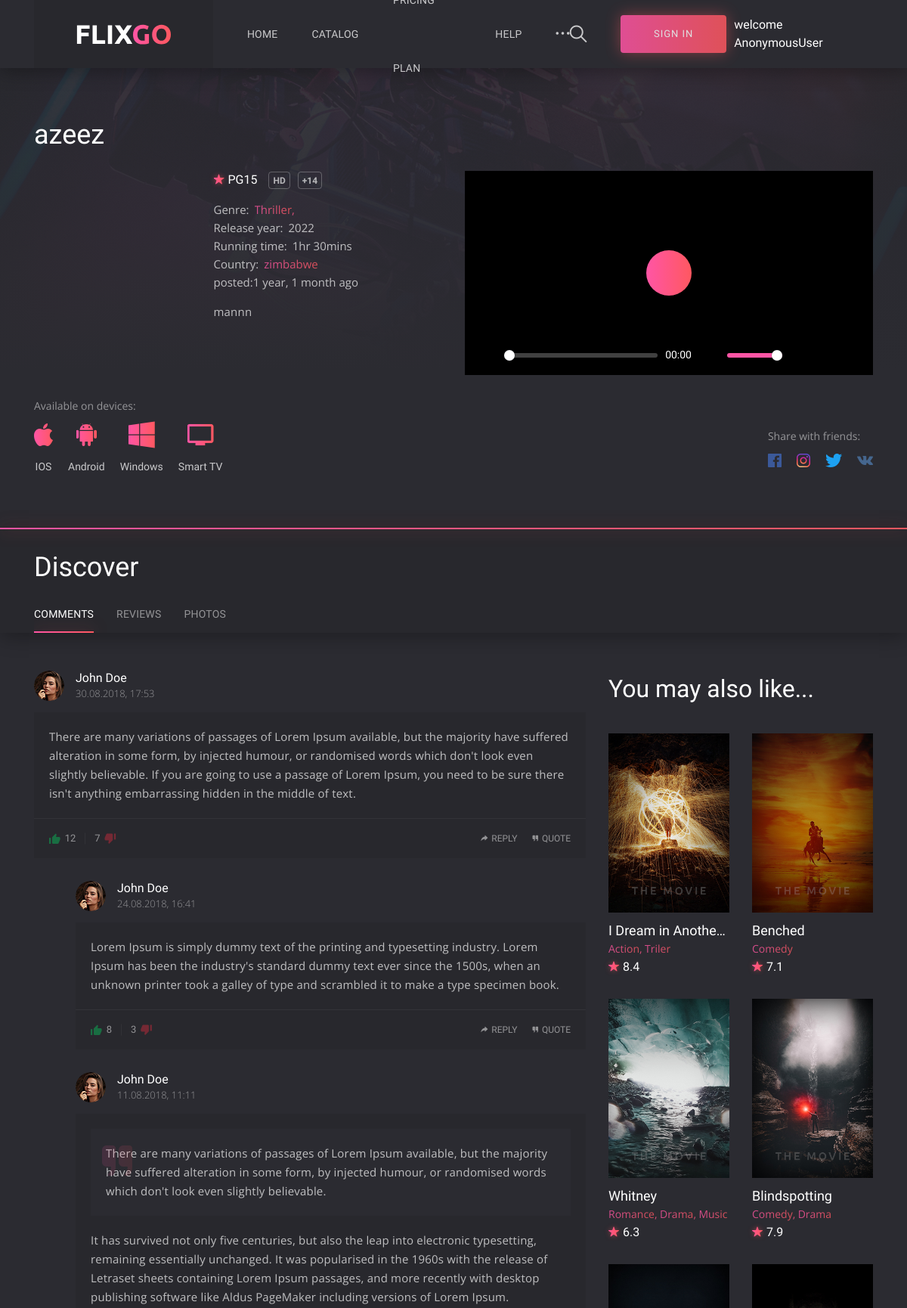
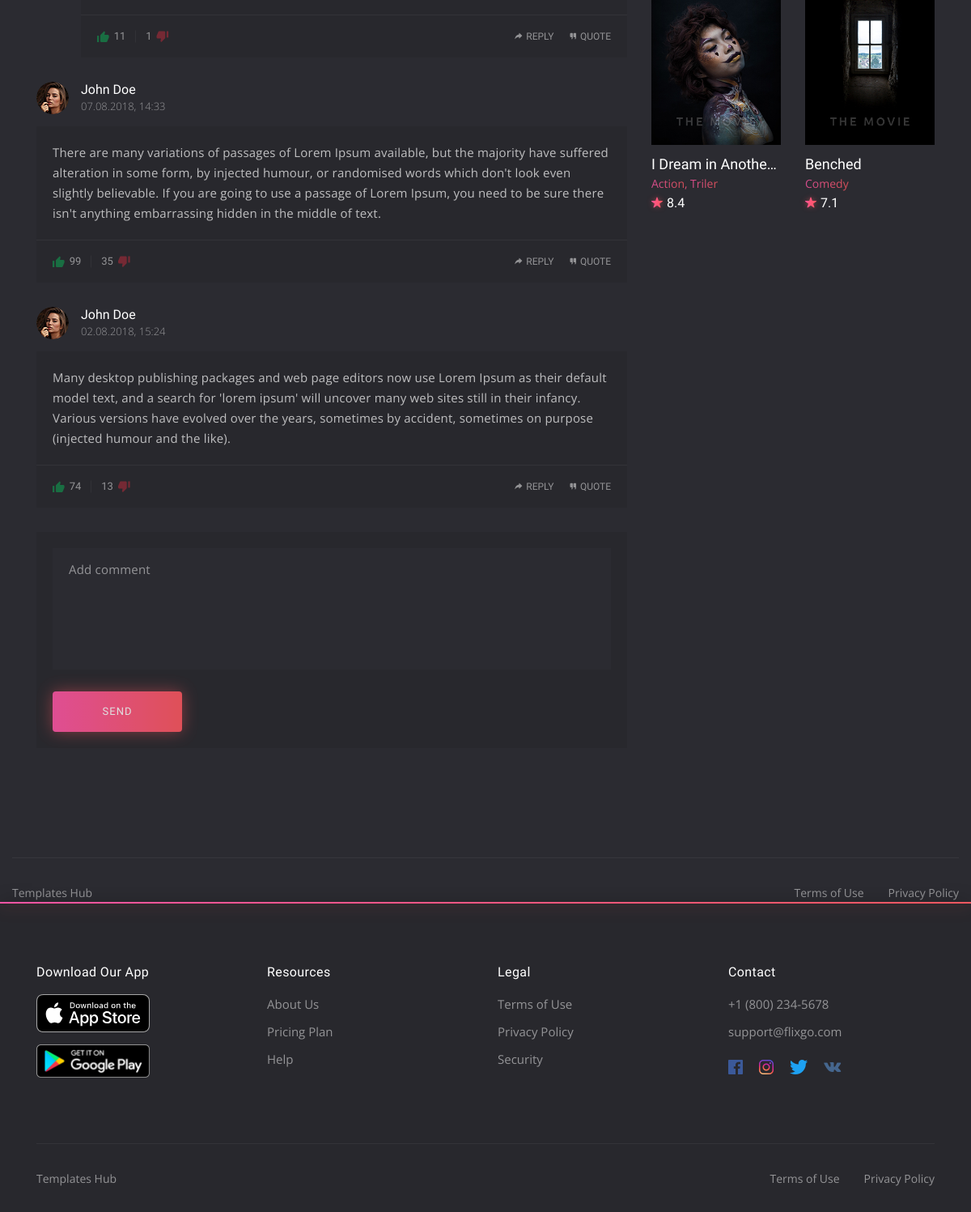
Screenshot of /pages/details1/13/ with the database file from the repository (2 pictures, top to bottom).
### pages/models.py (models this page shows, shortened)
class Film(models.Model):
    category = models.ForeignKey(Categorie, on_delete=models.CASCADE)
    name = models.CharField(max_length=20)
    tags = models.CharField(choices=movies_choices, max_length=20)
    R_rating = models.CharField(max_length=20)
    Description = models.TextField()
    image_url = models.ImageField(null=True, blank=True)
    is_series = models.BooleanField(default=True)
    movie_rating = models.CharField(max_length=30, null=True)
    running_time = models.CharField(max_length=30, null=True)
    release_year = models.CharField(max_length=30, null=True)
    country = models.CharField(max_length=30, null=True)
    date_created = models.DateTimeField(auto_now_add=True, null=True)

### pages/views.py (the view)
# urls.py: path('details1/<id>/',details1,name='details1'),
def details1(request, id):
    film = Film.objects.get(id=id)
    return render(request, "pages/details1.html", {"film": film})

### pages/templates/pages/details1.html (shortened to what this page needs)
{% extends 'pages/base.html' %}
{% block content %}
{% load static %}
{% load humanize %}
	<section class="section details">
		<div class="details__bg" data-bg="{% static 'pages/img/home/home__bg.jpg' %}"></div>
		<div class="container">
			<div class="row">
				<div class="col-12">
					<h1 class="details__title">{{film.name}}</h1>
				</div>
				<div class="col-12 col-xl-6">
					<div class="card card--details">
						<div class="row">
							<div class="col-12 col-sm-4 col-md-4 col-lg-3 col-xl-5">
								<div class="card__cover">
								</div>
							</div>
							<div class="col-12 col-sm-8 col-md-8 col-lg-9 col-xl-7">
								<div class="card__content">
									<div class="card__wrap">
										<span class="card__rate"><i class="icon ion-ios-star"></i>{{film.R_rating}}</span>
										<ul class="card__list">
											<li>HD</li>
											<li>{{film.movie_rating}}</li>
										</ul>
									</div>
									<ul class="card__meta">
										<li><span>Genre:</span><a href="#">{{film.tags}}</a>
										<a href="#"></a></li>
										<li><span>Release year:</span>{{film.release_year}}</li>
										<li><span>Running time:</span>{{film.running_time}}</li>
										<li><span>Country:</span> <a href="#">{{film.country}}</a> </li>
											<li>posted:{{film.date_created|naturaltime}}</li>
									</ul>
									<div class="card__description card__description--details">
										{{film.Description}}
									</div>
								</div>
							</div>
						</div>
					</div>
				</div>
				<div class="col-12 col-xl-6">
					<video controls crossorigin playsinline poster="../../../cdn.plyr.io/static/demo/View_From_A_Blue_Moon_Trailer-HD.jpg' %}" id="player">
						<source src="https://cdn.plyr.io/static/demo/View_From_A_Blue_Moon_Trailer-576p.mp4" type="video/mp4" size="576">
						<source src="https://cdn.plyr.io/static/demo/View_From_A_Blue_Moon_Trailer-720p.mp4" type="video/mp4" size="720">
						<source src="https://cdn.plyr.io/static/demo/View_From_A_Blue_Moon_Trailer-1080p.mp4" type="video/mp4" size="1080">
						<source src="https://cdn.plyr.io/static/demo/View_From_A_Blue_Moon_Trailer-1440p.mp4" type="video/mp4" size="1440">
					</video>
				</div>
				<div class="col-12">
					<div class="details__wrap">
						<div class="details__devices">
							<span class="details__devices-title">Available on devices:</span>
							<ul class="details__devices-list">
								<li><i class="icon ion-logo-apple"></i><span>IOS</span></li>
								<li><i class="icon ion-logo-android"></i><span>Android</span></li>
								<li><i class="icon ion-logo-windows"></i><span>Windows</span></li>
								<li><i class="icon ion-md-tv"></i><span>Smart TV</span></li>
							</ul>
						</div>
						<div class="details__share">
							<span class="details__share-title">Share with friends:</span>
							<ul class="details__share-list">
								<li class="facebook"><a href="#"><i class="icon ion-logo-facebook"></i></a></li>
								<li class="instagram"><a href="#"><i class="icon ion-logo-instagram"></i></a></li>
								<li class="twitter"><a href="#"><i class="icon ion-logo-twitter"></i></a></li>
								<li class="vk"><a href="#"><i class="icon ion-logo-vk"></i></a></li>
							</ul>
						</div>
					</div>
				</div>
			</div>
		</div>
	</section>
	<section class="content">
		<div class="content__head">
			<div class="container">
				<div class="row">
					<div class="col-12">
						<h2 class="content__title">Discover</h2>
						<ul class="nav nav-tabs content__tabs" id="content__tabs" role="tablist">
							<li class="nav-item">
								<a class="nav-link active" data-toggle="tab" href="#tab-1" role="tab" aria-controls="tab-1" aria-selected="true">Comments</a>
							</li>
							<li class="nav-item">
								<a class="nav-link" data-toggle="tab" href="#tab-2" role="tab" aria-controls="tab-2" aria-selected="false">Reviews</a>
							</li>
							<li class="nav-item">
								<a class="nav-link" data-toggle="tab" href="#tab-3" role="tab" aria-controls="tab-3" aria-selected="false">Photos</a>
							</li>
						</ul>
					</div>
				</div>
			</div>
		</div>
		<div class="container">
			<div class="row">
				<div class="col-12 col-lg-8 col-xl-8">
					<div class="tab-content" id="myTabContent">
						<div class="tab-pane fade show active" id="tab-1" role="tabpanel" aria-labelledby="1-tab">
							<div class="row">
								<div class="col-12">
									<div class="comments">
										<ul class="comments__list">
											<li class="comments__item">
												<div class="comments__autor">
													<img class="comments__avatar" src="{% static 'pages/img/user.png' %}" alt="">
													<span class="comments__name">John Doe</span>
													<span class="comments__time">30.08.2018, 17:53</span>
												</div>
												<p class="comments__text">There are many variations of passages of Lorem Ipsum available, but the majority have suffered alteration in some form, by injected humour, or randomised words which don't look even slightly believable. If you are going to use a passage of Lorem Ipsum, you need to be sure there isn't anything embarrassing hidden in the middle of text.</p>
												<div class="comments__actions">
													<div class="comments__rate">
														<button type="button"><i class="icon ion-md-thumbs-up"></i>12</button>
														<button type="button">7<i class="icon ion-md-thumbs-down"></i></button>
													</div>
													<button type="button"><i class="icon ion-ios-share-alt"></i>Reply</button>
													<button type="button"><i class="icon ion-ios-quote"></i>Quote</button>
												</div>
											</li>
											<li class="comments__item comments__item--answer">
												<div class="comments__autor">
													<img class="comments__avatar" src="{% static 'pages/img/user.png' %}" alt="">
													<span class="comments__name">John Doe</span>
													<span class="comments__time">24.08.2018, 16:41</span>
												</div>
												<p class="comments__text">Lorem Ipsum is simply dummy text of the printing and typesetting industry. Lorem Ipsum has been the industry's standard dummy text ever since the 1500s, when an unknown printer took a galley of type and scrambled it to make a type specimen book.</p>
												<div class="comments__actions">
													<div class="comments__rate">
														<button type="button"><i class="icon ion-md-thumbs-up"></i>8</button>
														<button type="button">3<i class="icon ion-md-thumbs-down"></i></button>
													</div>
													<button type="button"><i class="icon ion-ios-share-alt"></i>Reply</button>
													<button type="button"><i class="icon ion-ios-quote"></i>Quote</button>
												</div>
											</li>
											<li class="comments__item comments__item--quote">
												<div class="comments__autor">
													<img class="comments__avatar" src="{% static 'pages/img/user.png' %}" alt="">
													<span class="comments__name">John Doe</span>
													<span class="comments__time">11.08.2018, 11:11</span>
												</div>
												<p class="comments__text"><span>There are many variations of passages of Lorem Ipsum available, but the majority have suffered alteration in some form, by injected humour, or randomised words which don't look even slightly believable.</span>It has survived not only five centuries, but also the leap into electronic typesetting, remaining essentially unchanged. It was popularised in the 1960s with the release of Letraset sheets containing Lorem Ipsum passages, and more recently with desktop publishing software like Aldus PageMaker including versions of Lorem Ipsum.</p>
												<div class="comments__actions">
													<div class="comments__rate">
														<button type="button"><i class="icon ion-md-thumbs-up"></i>11</button>
														<button type="button">1<i class="icon ion-md-thumbs-down"></i></button>
													</div>
													<button type="button"><i class="icon ion-ios-share-alt"></i>Reply</button>
													<button type="button"><i class="icon ion-ios-quote"></i>Quote</button>
												</div>
											</li>
											<li class="comments__item">
												<div class="comments__autor">
													<img class="comments__avatar" src="{% static 'pages/img/user.png' %}" alt="">
													<span class="comments__name">John Doe</span>
													<span class="comments__time">07.08.2018, 14:33</span>
												</div>
												<p class="comments__text">There are many variations of passages of Lorem Ipsum available, but the majority have suffered alteration in some form, by injected humour, or randomised words which don't look even slightly believable. If you are going to use a passage of Lorem Ipsum, you need to be sure there isn't anything embarrassing hidden in the middle of text.</p>
												<div class="comments__actions">
													<div class="comments__rate">
														<button type="button"><i class="icon ion-md-thumbs-up"></i>99</button>
														<button type="button">35<i class="icon ion-md-thumbs-down"></i></button>
													</div>
													<button type="button"><i class="icon ion-ios-share-alt"></i>Reply</button>
													<button type="button"><i class="icon ion-ios-quote"></i>Quote</button>
												</div>
											</li>
											<li class="comments__item">
												<div class="comments__autor">
													<img class="comments__avatar" src="{% static 'pages/img/user.png' %}" alt="">
													<span class="comments__name">John Doe</span>
													<span class="comments__time">02.08.2018, 15:24</span>
												</div>
												<p class="comments__text">Many desktop publishing packages and web page editors now use Lorem Ipsum as their default model text, and a search for 'lorem ipsum' will uncover many web sites still in their infancy. Various versions have evolved over the years, sometimes by accident, sometimes on purpose (injected humour and the like).</p>
												<div class="comments__actions">
													<div class="comments__rate">
														<button type="button"><i class="icon ion-md-thumbs-up"></i>74</button>
														<button type="button">13<i class="icon ion-md-thumbs-down"></i></button>
													</div>
													<button type="button"><i class="icon ion-ios-share-alt"></i>Reply</button>
													<button type="button"><i class="icon ion-ios-quote"></i>Quote</button>
												</div>
											</li>
										</ul>
										<form action="#" class="form">
											<textarea id="text" name="text" class="form__textarea" placeholder="Add comment"></textarea>
											<button type="button" class="form__btn">Send</button>
										</form>
									</div>
								</div>
							</div>
						</div>
					</div>
				</div>
				<div class="col-12 col-lg-4 col-xl-4">
					<div class="row">
						<div class="col-12">
							<h2 class="section__title section__title--sidebar">You may also like...</h2>
						</div>
						<div class="col-6 col-sm-4 col-lg-6">
							<div class="card">
								<div class="card__cover">
									<img src="{% static 'pages/img/covers/cover.jpg' %}" alt="">
								</div>
								<div class="card__content">
									<h3 class="card__title"><a href="#">I Dream in Another Language</a></h3>
									<span class="card__category">
										<a href="#">Action</a>
										<a href="#">Triler</a>
									</span>
									<span class="card__rate"><i class="icon ion-ios-star"></i>8.4</span>
								</div>
							</div>
						</div>
						<div class="col-6 col-sm-4 col-lg-6">
							<div class="card">
								<div class="card__cover">
									<img src="{% static 'pages/img/covers/cover2.jpg' %}" alt="">
								</div>
								<div class="card__content">
									<h3 class="card__title"><a href="#">Benched</a></h3>
									<span class="card__category">
										<a href="#">Comedy</a>
									</span>
									<span class="card__rate"><i class="icon ion-ios-star"></i>7.1</span>
								</div>
							</div>
						</div>
						<div class="col-6 col-sm-4 col-lg-6">
							<div class="card">
								<div class="card__cover">
									<img src="{% static 'pages/img/covers/cover3.jpg' %}" alt="">
								</div>
								<div class="card__content">
									<h3 class="card__title"><a href="#">Whitney</a></h3>
									<span class="card__category">
										<a href="#">Romance</a>
										<a href="#">Drama</a>
										<a href="#">Music</a>
									</span>
									<span class="card__rate"><i class="icon ion-ios-star"></i>6.3</span>
								</div>
							</div>
						</div>
						<div class="col-6 col-sm-4 col-lg-6">
							<div class="card">
								<div class="card__cover">
									<img src="{% static 'pages/img/covers/cover4.jpg' %}" alt="">
								</div>
								<div class="card__content">
									<h3 class="card__title"><a href="#">Blindspotting</a></h3>
									<span class="card__category">
										<a href="#">Comedy</a>
										<a href="#">Drama</a>
									</span>
									<span class="card__rate"><i class="icon ion-ios-star"></i>7.9</span>
								</div>
							</div>
						</div>
						<div class="col-6 col-sm-4 col-lg-6">
							<div class="card">
								<div class="card__cover">
									<img src="{% static 'pages/img/covers/cover5.jpg' %}" alt="">
								</div>
								<div class="card__content">
									<h3 class="card__title"><a href="#">I Dream in Another Language</a></h3>
									<span class="card__category">
										<a href="#">Action</a>
										<a href="#">Triler</a>
									</span>
									<span class="card__rate"><i class="icon ion-ios-star"></i>8.4</span>
								</div>
							</div>
						</div>
						<div class="col-6 col-sm-4 col-lg-6">
							<div class="card">
								<div class="card__cover">
									<img src="{% static 'pages/img/covers/cover6.jpg' %}" alt="">
								</div>
								<div class="card__content">
									<h3 class="card__title"><a href="#">Benched</a></h3>
									<span class="card__category">
										<a href="#">Comedy</a>
									</span>
									<span class="card__rate"><i class="icon ion-ios-star"></i>7.1</span>
								</div>
							</div>
						</div>
					</div>
				</div>
			</div>
		</div>
	</section>
				<div class="col-12">
					<div class="footer__copyright">
						<small><a target="_blank" href="https://www.templateshub.net">Templates Hub</a></small>
						<ul>
							<li><a href="#">Terms of Use</a></li>
							<li><a href="#">Privacy Policy</a></li>
						</ul>
					</div>
				</div>
	{% endblock %}

### pages/static/pages/css/plyr.css (style rules this page uses)
.plyr audio,.plyr video { border-radius:inherit;height:auto;vertical-align:middle;width:100% }
.plyr--full-ui *,.plyr--full-ui ::after,.plyr--full-ui ::before { box-sizing:inherit }

### rows the page displays
Film: name "azeez", R_rating "PG15", movie_rating "+14", tags "Thriller", release_year "2022", running_time "1hr 30mins", country "zimbabwe", date_created "1 year, 1 month ago", Description "mannn"

### other values shown
{{ request.user }} "AnonymousUser"
